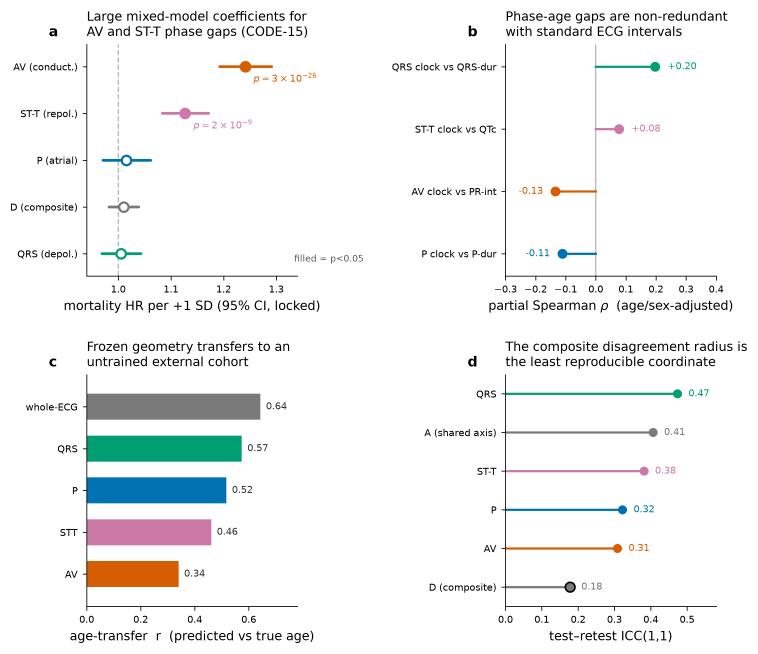
#> input picture electrical-body-clock/paper/figs_full/fig_additional_analyses.png, 2272 x 1960 px, given in place of fig1_disagreement_headline_300.png, which was not available (shown at 1/3 size)
$ python relabel_figures.py
#> lines starting #> are read from the running program, lines starting #| are printed output that depends on the picture; pictures that were not available may be replaced by others from this repository, and a replacement may not be noted
"""Create publication-safe relabeled copies of legacy raster figures.

Only text-bearing regions are replaced. Plotted data, anatomy, colors, axes,
confidence intervals, and bar lengths remain unchanged.
"""

from pathlib import Path

from PIL import Image, ImageDraw, ImageFont


ROOT = Path(__file__).resolve().parent / "figs_full"
FONT_SANS = Path(r"C:\Windows\Fonts\arial.ttf")
FONT_SANS_BOLD = Path(r"C:\Windows\Fonts\arialbd.ttf")
FONT_SERIF = Path(r"C:\Windows\Fonts\times.ttf")
FONT_SERIF_BOLD = Path(r"C:\Windows\Fonts\timesbd.ttf")


def font(path: Path, size: int) -> ImageFont.FreeTypeFont:
    return ImageFont.truetype(str(path), size=size)


def center_text(draw: ImageDraw.ImageDraw, box, text, fnt, fill="black", spacing=4):
    x0, y0, x1, y1 = box
    bbox = draw.multiline_textbbox((0, 0), text, font=fnt, spacing=spacing, align="center")
    w, h = bbox[2] - bbox[0], bbox[3] - bbox[1]
    draw.multiline_text(
        (x0 + (x1 - x0 - w) / 2, y0 + (y1 - y0 - h) / 2),
        text,
        font=fnt,
        fill=fill,
        spacing=spacing,
        align="center",
    )


def relabel_lemon():
    src = ROOT / "fig1_disagreement_headline_300.png"
    out = ROOT / "fig1_disagreement_headline_revised.png"
    im = Image.open(src).convert("RGB")
    d = ImageDraw.Draw(im)

    # Panel headers.
    d.rectangle((0, 0, 1185, 67), fill="white")
    d.rectangle((1185, 0, im.width, 67), fill="white")
    d.text((23, 16), "a", font=font(FONT_SERIF_BOLD, 34), fill="black")
    center_text(d, (120, 0, 1160, 67), "Four complementary T1-derived aging views", font(FONT_SERIF, 34))
    d.text((1190, 16), "b", font=font(FONT_SERIF_BOLD, 34), fill="black")
    center_text(d, (1280, 0, 2665, 67), "Cross-view dispersion differs by age group", font(FONT_SERIF, 34))

    # Right-panel y-axis label, retaining ticks and the axis line.
    d.rectangle((1525, 175, 1660, 1030), fill="white")
    label = Image.new("RGBA", (760, 70), (255, 255, 255, 0))
    ld = ImageDraw.Draw(label)
    center_text(ld, (0, 0, 760, 70), "Cross-view dispersion  S_T1", font(FONT_SERIF, 31))
    label = label.rotate(90, expand=True, resample=Image.Resampling.BICUBIC)
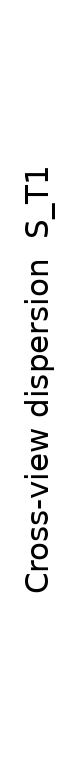
#> label: PIL image 70x760 RGBA; mean R, G, B, A 238.2, 238.2, 238.2, 12.5; transparent parts drawn white
    im.paste(label, (1565, 240), label)
    im.save(out, dpi=(300, 300))


def relabel_gait():
    src = ROOT / "fig_neurovector_gait_result.png"
    out = ROOT / "fig_neurovector_gait_result_revised.png"
    im = Image.open(src).convert("RGB")
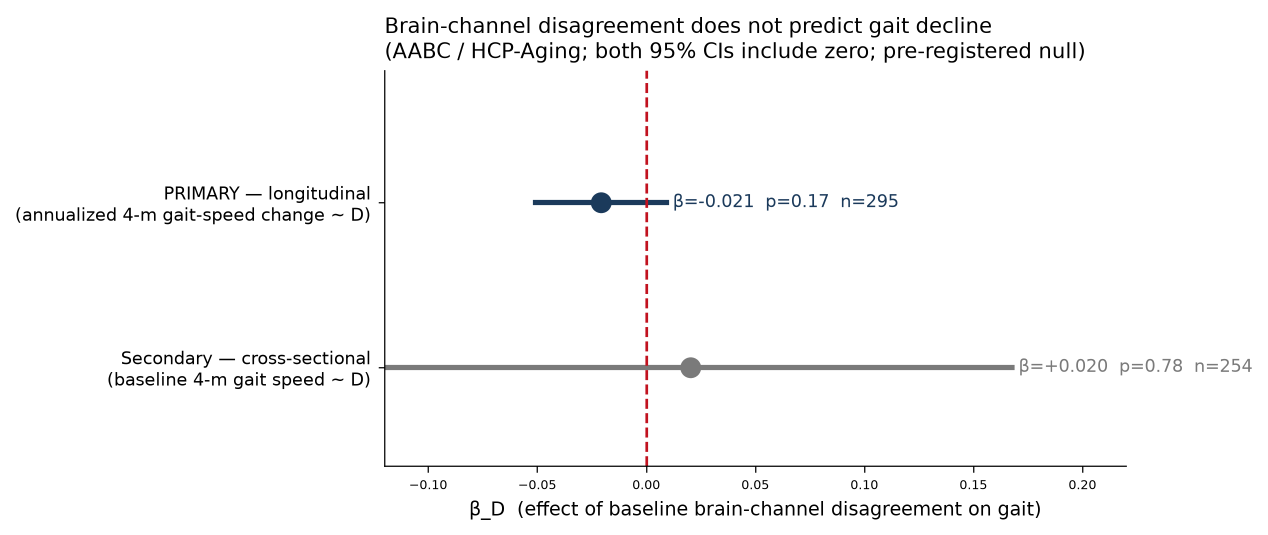
#> input picture electrical-body-clock/paper/figs_full/fig_neurovector_gait_result.png, 2535 x 1070 px (shown at 1/2 size)
#> im: PIL image 2535x1070 RGB
    d = ImageDraw.Draw(im)

    d.rectangle((0, 0, im.width, 148), fill="white")
    center_text(
        d,
        (400, 8, 2420, 125),
        "No detectable association between baseline brain-channel disagreement\n"
        "and subsequent four-metre walk-performance change",
        font(FONT_SANS, 39),
        spacing=5,
    )

    d.rectangle((0, 135, 760, 850), fill="white")
    d.line((770, 145, 770, 932), fill="black", width=3)
    d.line((760, 405, 770, 405), fill="black", width=3)
    d.line((760, 735, 770, 735), fill="black", width=3)
    center_text(
        d,
        (12, 250, 735, 410),
        "PRIMARY: longitudinal\nannualized 4-m walk performance ~ D",
        font(FONT_SANS, 24),
    )
    center_text(
        d,
        (12, 572, 735, 730),
        "Secondary: cross-sectional\nbaseline 4-m walk performance ~ D",
        font(FONT_SANS, 24),
    )
    d.rectangle((560, 982, 2250, 1070), fill="white")
    center_text(
        d,
        (580, 986, 2240, 1065),
        "Effect estimate for D  (association with walk performance)",
        font(FONT_SANS, 27),
    )
    im.save(out, dpi=(300, 300))
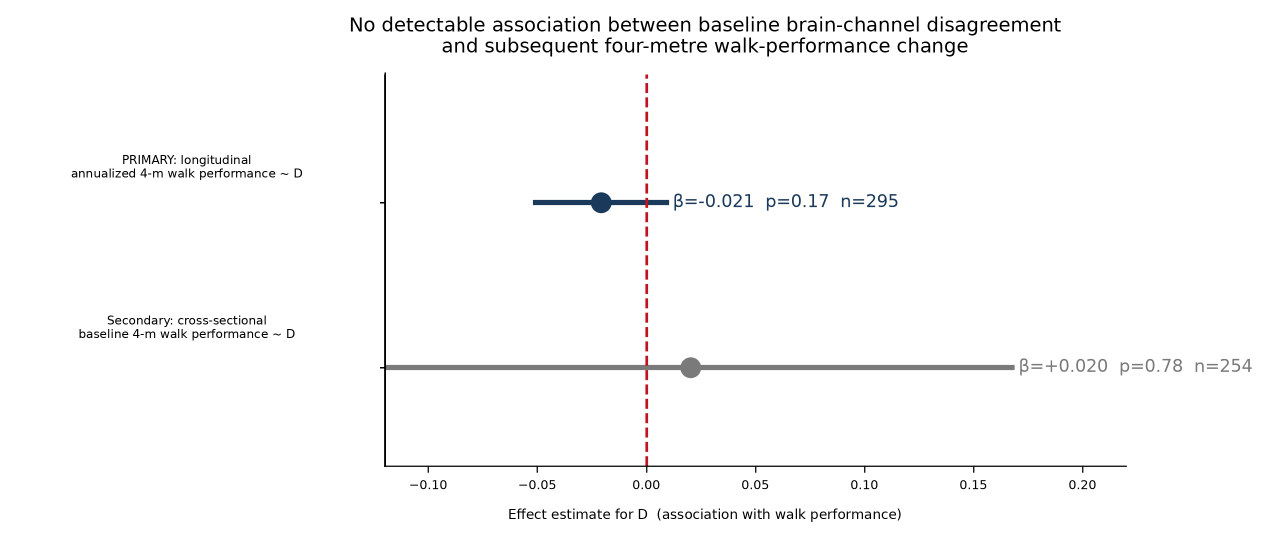
#> saved as fig_neurovector_gait_result_revised.png: PIL image 2535x1070 RGB (shown at 1/2 size); mean R, G, B 249.9, 249.7, 249.8


def relabel_ct():
    src = ROOT / "organ_age_ranking.png"
    out = ROOT / "organ_age_ranking_revised.png"
    im = Image.open(src).convert("RGB")
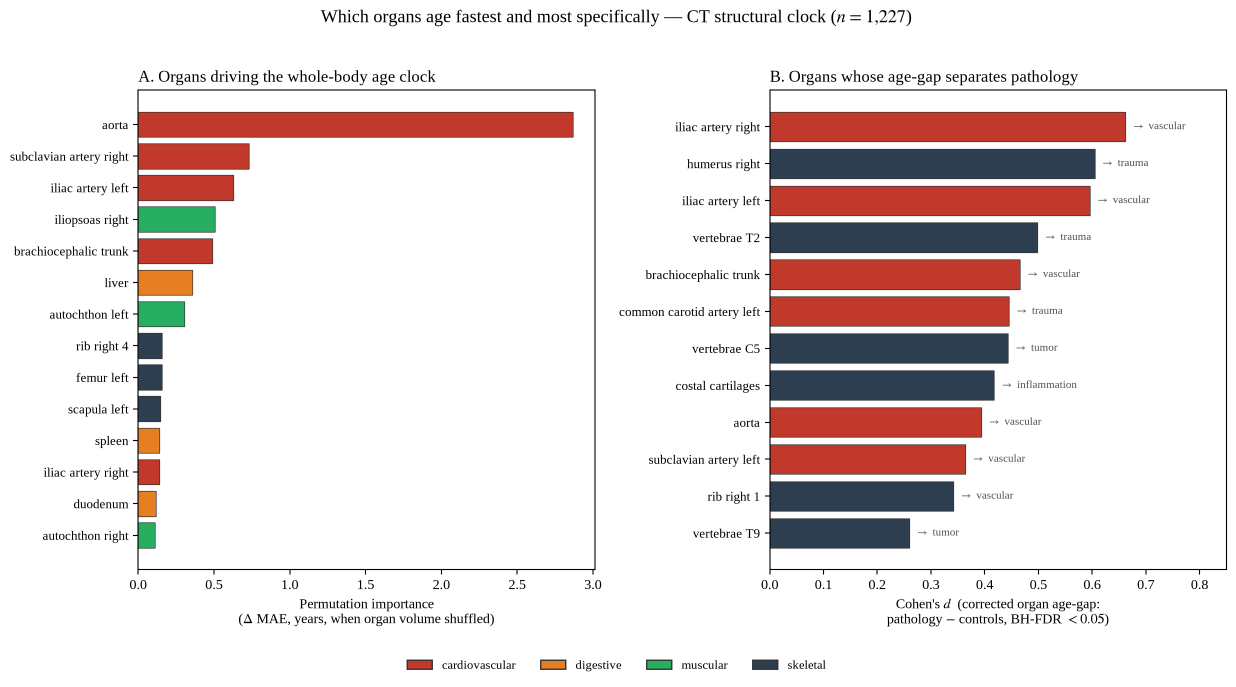
#> input picture electrical-body-clock/paper/figs_full/organ_age_ranking.png, 2472 x 1373 px (shown at 1/2 size)
#> im: PIL image 2472x1373 RGB
    d = ImageDraw.Draw(im)
    d.rectangle((0, 0, im.width, 190), fill="white")
    center_text(
        d,
        (0, 4, im.width, 62),
        "Anatomical localization in a volume-only CT age model  (n = 1,227)",
        font(FONT_SERIF, 38),
    )
    center_text(
        d,
        (250, 78, 1170, 154),
        "A. Structures contributing to held-out age estimation",
        font(FONT_SERIF, 31),
    )
    center_text(
        d,
        (1450, 78, 2440, 154),
        "B. Exploratory structure-gap differences by pathology label",
        font(FONT_SERIF, 30),
    )
    # Restore the top border of each plotting area.
    d.line((275, 190, 1188, 190), fill="black", width=2)
    d.line((1538, 190, 2448, 190), fill="black", width=2)
    im.save(out, dpi=(300, 300))
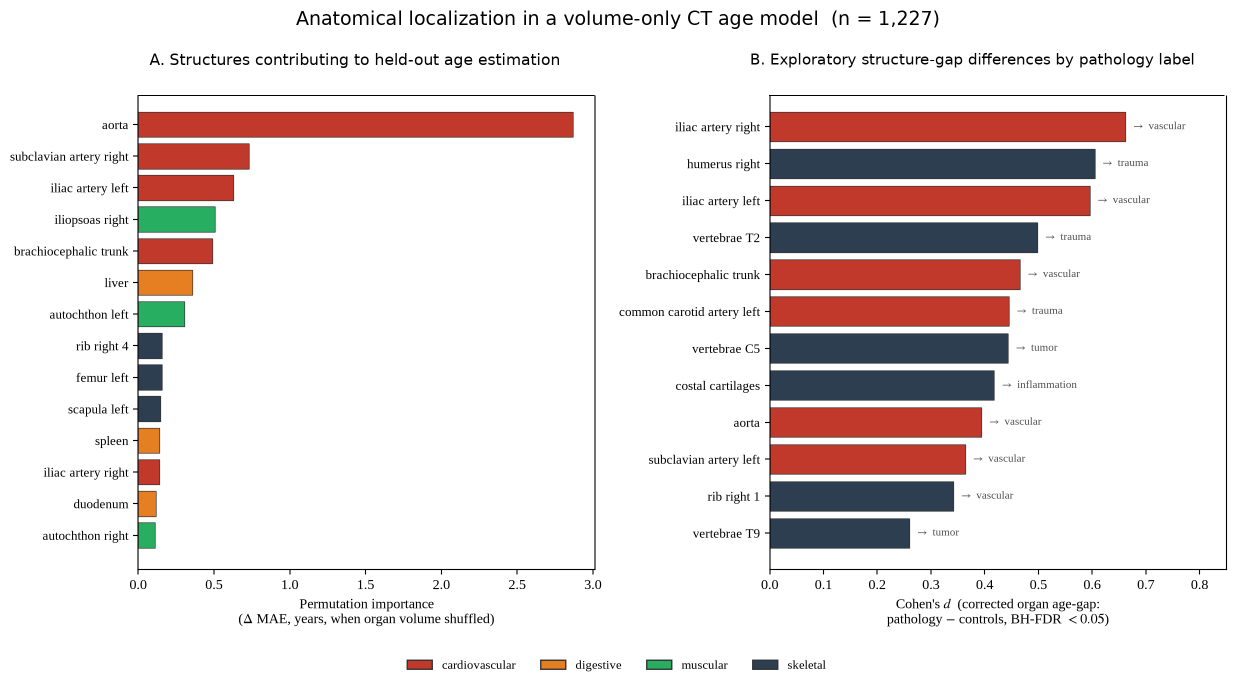
#> saved as organ_age_ranking_revised.png: PIL image 2472x1373 RGB (shown at 1/2 size); mean R, G, B 232.3, 223.4, 222.6


def relabel_skeleton():
    src = ROOT / "fig_skeleton_aging.png"
    out = ROOT / "fig_skeleton_aging_revised.png"
    im = Image.open(src).convert("RGB")
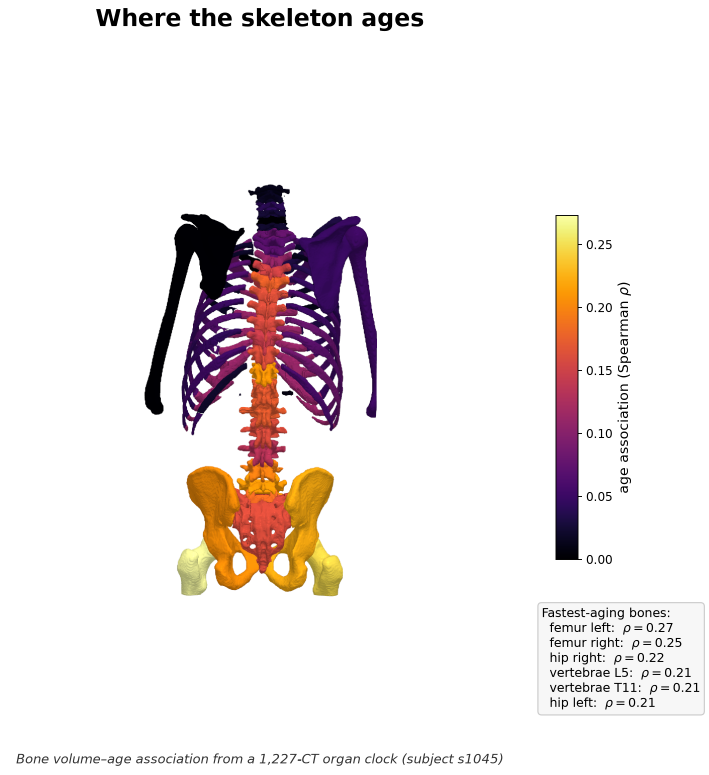
#> input picture electrical-body-clock/paper/figs_full/fig_skeleton_aging.png, 1418 x 1550 px (shown at 1/2 size)
#> im: PIL image 1418x1550 RGB
    d = ImageDraw.Draw(im)

    d.rectangle((0, 0, im.width, 86), fill="white")
    center_text(
        d,
        (0, 3, im.width, 82),
        "Cross-sectional bone-volume associations with age",
        font(FONT_SANS_BOLD, 45),
    )

    # Replace the legacy structure-specific callout with the canonical
    # group-level atlas values used in the revised Results and caption.
    d.rectangle((1070, 1190, 1418, 1468), fill="white")
    d.rounded_rectangle((1078, 1197, 1408, 1448), radius=12, fill=(248, 248, 248), outline=(190, 190, 190), width=2)
    callout = (
        "Largest group associations:\n"
        "femur       rho = 0.261\n"
        "pelvis      rho = 0.215\n"
        "lumbar      rho = 0.175\n"
        "sacrum      rho = 0.172\n"
        "thoracic    rho = 0.145"
    )
    d.multiline_text((1094, 1218), callout, font=font(FONT_SANS, 18), fill="black", spacing=5)

    d.rectangle((0, 1480, im.width, im.height), fill="white")
    center_text(
        d,
        (0, 1482, im.width, 1548),
        "Group-level cohort associations painted onto reference anatomy s1045",
        font(FONT_SANS, 25),
        fill=(65, 65, 65),
    )
    im.save(out, dpi=(300, 300))
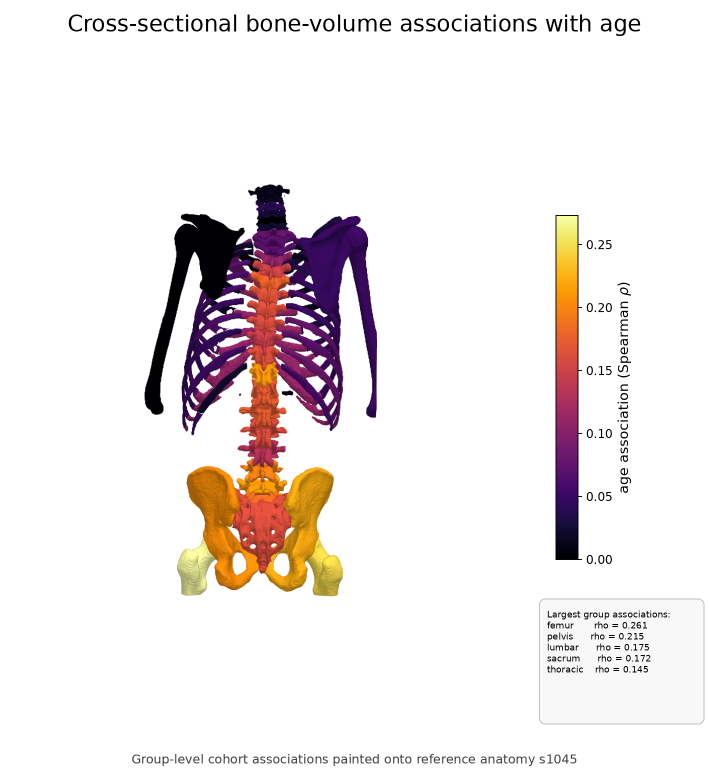
#> saved as fig_skeleton_aging_revised.png: PIL image 1418x1550 RGB (shown at 1/2 size); mean R, G, B 239.3, 233.1, 232.5


if __name__ == "__main__":
    relabel_lemon()
    relabel_gait()
    relabel_ct()
    relabel_skeleton()
    for name in (
        "fig1_disagreement_headline_revised.png",
        "fig_neurovector_gait_result_revised.png",
        "organ_age_ranking_revised.png",
        "fig_skeleton_aging_revised.png",
    ):
        print(ROOT / name)
